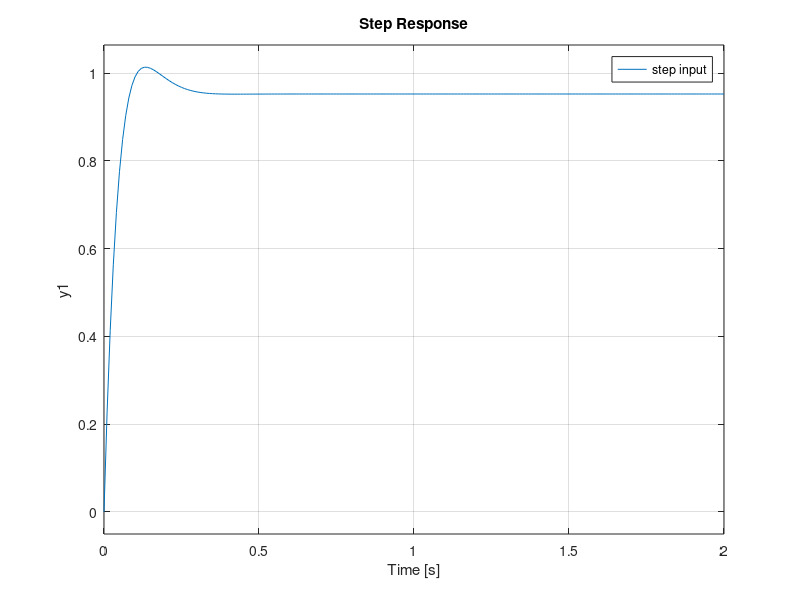

MATLAB code for this plot:
clc
clear
close all

s = tf('s');
P = 1/(s^2 + 10*s + 20);
step(P);

Kp1 = 400;
Kd1 = 5;
Kp2 = 400;
Kd2 = 15;
Kp3 = 400;
Kd3 = 25;

C1 = pid(Kp1,0,Kd1);
T1 = feedback(C1*P,1)
t = 0:0.01:2;
C2 = pid(Kp2,0,Kd2);
T2 = feedback(C2*P,1)
C3 = pid(Kp3,0,Kd3);
T3 = feedback(C3*P,1)

step(P);

hold on;
grid on;

step(T1,t);
step(T2,t);
step(T3,t);

legend('step input','Kd=5','Kd=15','Kd=25')
